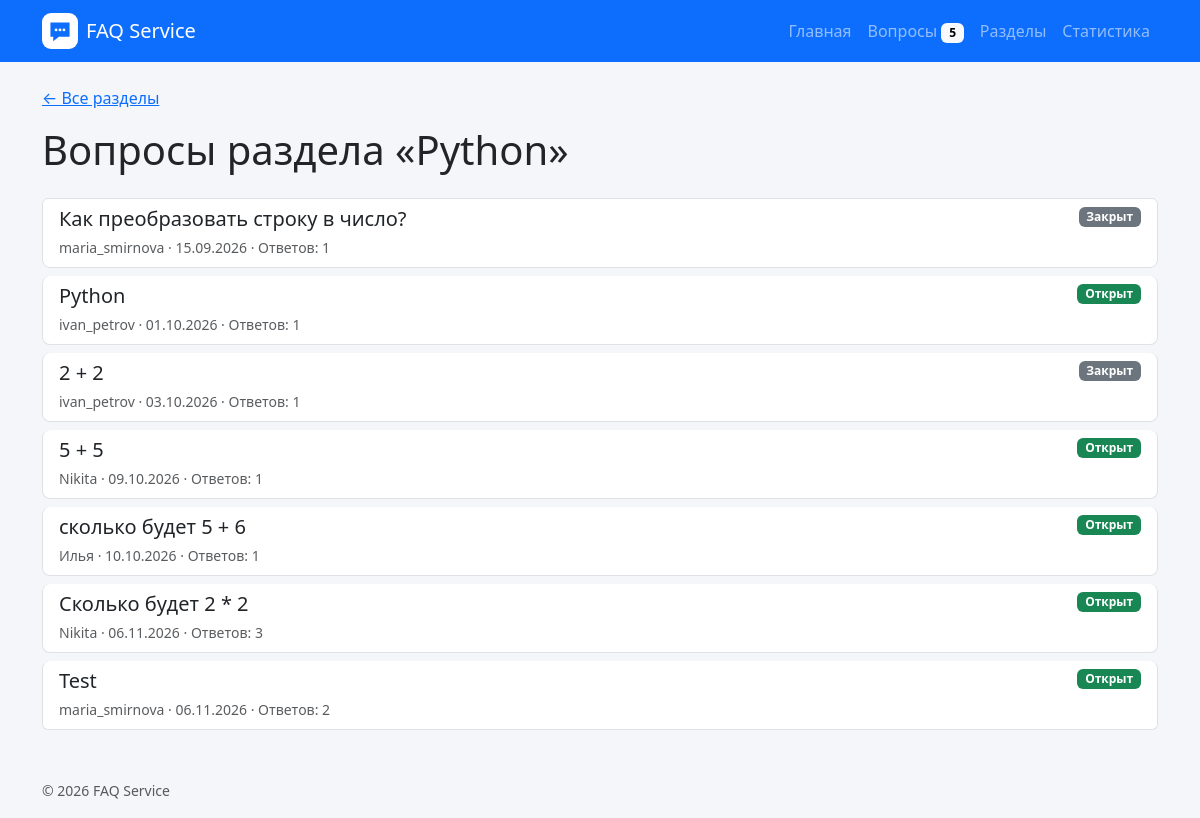
The app's page /faq/sections/?section=Python, older data.
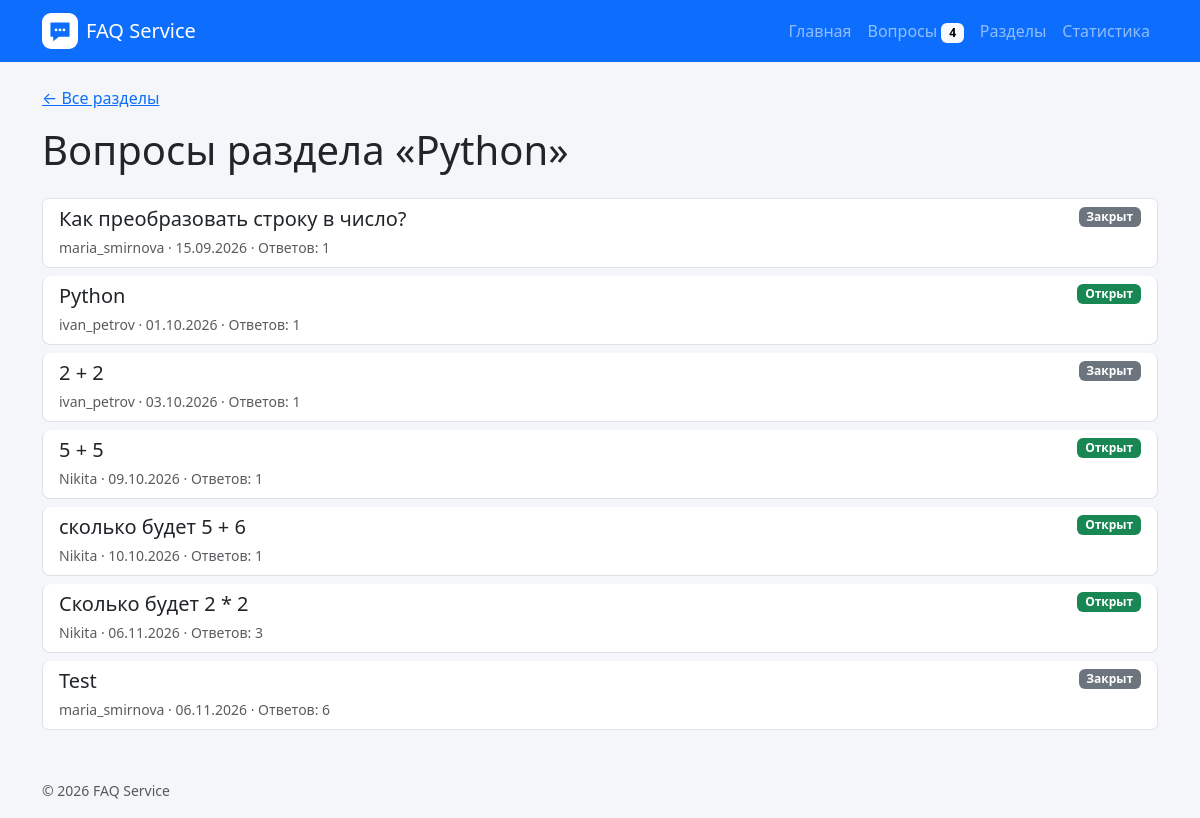
The same page, newer data.
### faq_web/models.py (models this page shows, shortened)
class Question(models.Model):
    class Status(models.TextChoices):
        OPEN = "open", "Открыт"
        CLOSED = "closed", "Закрыт"
    objects = QuestionManager()
    section = models.ForeignKey(
        Section,
        on_delete=models.PROTECT,  # запрет удаления если есть ссылка
        related_name="questions",  # Имя обратной связи.
        null=False,
        blank=False,
        verbose_name="Раздел",
    )
    author = models.ForeignKey(
        User,
        on_delete=models.PROTECT,
        related_name="authored_questions",
        null=False,
        blank=False,
        verbose_name="Автор",
    )
    title = models.CharField(
        max_length=200,
        null=False,
        blank=False,
        verbose_name="Заголовок",
    )
    slug = models.SlugField(
        max_length=220,
        unique=True,
        editable=False,
        verbose_name="URL-идентификатор",
    )
    text = models.TextField(
        null=False,
        blank=False,
        verbose_name="Текст",
    )
    image = models.ImageField(
        upload_to="questions/",
        blank=True,
        verbose_name="Изображение",
    )
    created_at = models.DateField(
        default=date.today,
        null=False,
        blank=False,
        verbose_name="Дата",
    )
    status = models.CharField(
        max_length=6,
        choices=Status.choices,  # Open / Closed
        default=Status.OPEN,
        null=False,
        blank=False,
        verbose_name="Статус",
    )
    class Meta:
        ordering = ["-created_at", "-pk"]
        verbose_name = "Вопрос"
        verbose_name_plural = "Вопросы"
    def get_absolute_url(self) -> str:
        return reverse("faq:detail", kwargs={"slug": self.slug})

class User(models.Model):
    name = models.CharField(
        max_length=80,
        unique=True,
        null=False,
        blank=False,
        verbose_name="Имя",
    )
    class Meta:
        ordering = ["name"]
        verbose_name = "Пользователь"
        verbose_name_plural = "Пользователи"

### faq_web/views.py (the view)
# urls.py: path("sections/", views.section_list, name="sections"),
def section_list(request):
    section_name = request.GET.get("section", "").strip()
    if section_name:
        selected_section = get_object_or_404(Section, name=section_name)
        section_questions = _questions_with_answers().filter(
            section=selected_section
        ).annotate(answer_count=Count("answers", distinct=True))
        sections = []
    else:
        selected_section = None
        section_questions = []
        sections = Section.objects.filter(is_active=True).annotate(
            question_count=Count("questions", distinct=True)
        ).order_by("name")
    return render(
        request,
        "faq_web/section_list.html",
        {
            "sections": sections,
            "selected_section": selected_section,
            "questions": section_questions,
        },
    )

### faq_web/context_processors.py (called while the page is built)
def faq_context(request):
    return {
        "site_name": "FAQ Service",
        "open_questions_count": Question.objects.open().count(),
    }

### faq_web/models.py (called while the page is built)
    def open(self):
        return self.filter(status=self.model.Status.OPEN)

### faq_web/views.py (called while the page is built)
def _questions_with_answers():
    return Question.objects.select_related(
        "section",
        "author",
    ).prefetch_related(
        Prefetch(
            "answers",
            queryset=Answer.objects.select_related("author").order_by("pk"),
        )
    )

### templates/faq_web/section_list.html (shortened to what this page needs)
{% extends "base.html" %}
{% block content %}
{% if selected_section %}
    <p>
        <a href="{% url 'faq:sections' %}">&larr; Все разделы</a>
    </p>
    <h1 class="mb-4">Вопросы раздела «{{ selected_section.name }}»</h1>
    {% if questions %}
        <div class="list-group">
            {% for question in questions %}
                <a
                    class="list-group-item list-group-item-action"
                    href="{{ question.get_absolute_url }}"
                >
                    <div class="d-flex justify-content-between gap-3">
                        <h2 class="h5 mb-1">{{ question.title }}</h2>
                        {% include "faq_web/includes/question_status.html" with question=question %}
                    </div>
                    <small class="text-body-secondary">
                        {{ question.author.name }} ·
                        {{ question.created_at|date:"d.m.Y" }} ·
                        Ответов: {{ question.answer_count }}
                    </small>
                </a>
            {% endfor %}
        </div>
    {% else %}
        <p class="text-body-secondary">
            В этом разделе пока нет вопросов.
        </p>
    {% endif %}
{% endif %}
{% endblock %}

### templates/faq_web/includes/question_status.html
<span class="badge align-self-start {% if question.status == 'open' %}text-bg-success{% else %}text-bg-secondary{% endif %}">
    {% if question.status == "open" %}Открыт{% else %}Закрыт{% endif %}
</span>

Row changes from the older to the newer data that the page shows:
changed Question "сколько будет 5 + 6": author.name "Илья" → "Nikita"
changed Question "Test": answer_count "2" → "6"; status "Открыт" → "Закрыт"
Text that changed along with them:
{{ open_questions_count }}: "5" → "4"
